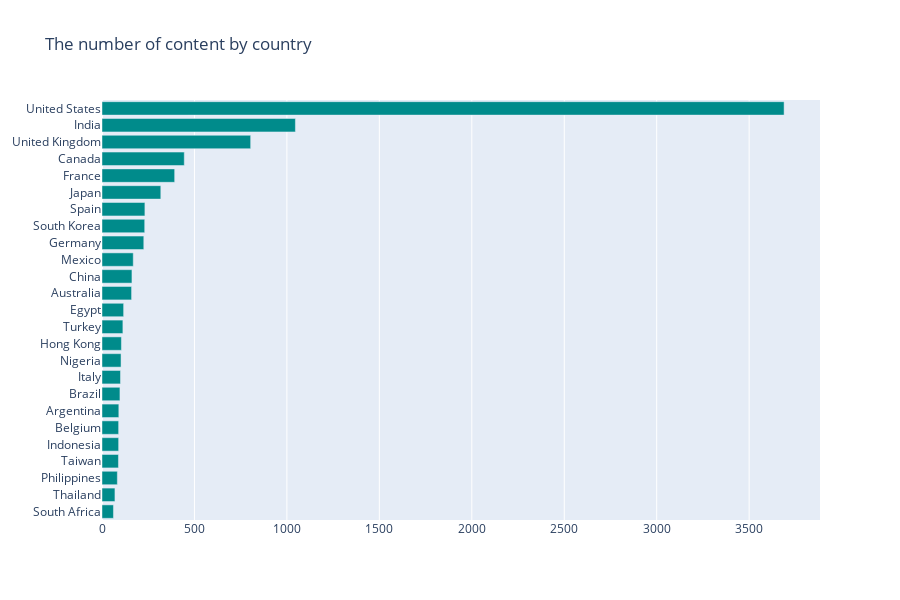

Notebook code for this chart:
### Markdown cell above
<h4>Contents by Country</h4>

### Code cell
country_codes = {'afghanistan': 'AFG',
 'albania': 'ALB',
 'algeria': 'DZA',
 'american samoa': 'ASM',
 'andorra': 'AND',
 'angola': 'AGO',
 'anguilla': 'AIA',
 'antigua and barbuda': 'ATG',
 'argentina': 'ARG',
 'armenia': 'ARM',
 'aruba': 'ABW',
 'australia': 'AUS',
 'austria': 'AUT',
 'azerbaijan': 'AZE',
 'bahamas': 'BHM',
 'bahrain': 'BHR',
 'bangladesh': 'BGD',
 'barbados': 'BRB',
 'belarus': 'BLR',
 'belgium': 'BEL',
 'belize': 'BLZ',
 'benin': 'BEN',
 'bermuda': 'BMU',
 'bhutan': 'BTN',
 'bolivia': 'BOL',
 'bosnia and herzegovina': 'BIH',
 'botswana': 'BWA',
 'brazil': 'BRA',
 'british virgin islands': 'VGB',
 'brunei': 'BRN',
 'bulgaria': 'BGR',
 'burkina faso': 'BFA',
 'burma': 'MMR',
 'burundi': 'BDI',
 'cabo verde': 'CPV',
 'cambodia': 'KHM',
 'cameroon': 'CMR',
 'canada': 'CAN',
 'cayman islands': 'CYM',
 'central african republic': 'CAF',
 'chad': 'TCD',
 'chile': 'CHL',
 'china': 'CHN',
 'colombia': 'COL',
 'comoros': 'COM',
 'congo democratic': 'COD',
 'Congo republic': 'COG',
 'cook islands': 'COK',
 'costa rica': 'CRI',
 "cote d'ivoire": 'CIV',
 'croatia': 'HRV',
 'cuba': 'CUB',
 'curacao': 'CUW',
 'cyprus': 'CYP',
 'czech republic': 'CZE',
 'denmark': 'DNK',
 'djibouti': 'DJI',
 'dominica': 'DMA',
 'dominican republic': 'DOM',
 'ecuador': 'ECU',
 'egypt': 'EGY',
 'el salvador': 'SLV',
 'equatorial guinea': 'GNQ',
 'eritrea': 'ERI',
 'estonia': 'EST',
 'ethiopia': 'ETH',
 'falkland islands': 'FLK',
 'faroe islands': 'FRO',
 'fiji': 'FJI',
 'finland': 'FIN',
 'france': 'FRA',
 'french polynesia': 'PYF',
 'gabon': 'GAB',
 'gambia, the': 'GMB',
 'georgia': 'GEO',
 'germany': 'DEU',
 'ghana': 'GHA',
 'gibraltar': 'GIB',
 'greece': 'GRC',
 'greenland': 'GRL',
 'grenada': 'GRD',
 'guam': 'GUM',
 'guatemala': 'GTM',
 'guernsey': 'GGY',
 'guinea-bissau': 'GNB',
 'guinea': 'GIN',
 'guyana': 'GUY',
 'haiti': 'HTI',
 'honduras': 'HND',
 'hong kong': 'HKG',
 'hungary': 'HUN',
 'iceland': 'ISL',
 'india': 'IND',
 'indonesia': 'IDN',
 'iran': 'IRN',
 'iraq': 'IRQ',
 'ireland': 'IRL',
 'isle of man': 'IMN',
 'israel': 'ISR',
 'italy': 'ITA',
 'jamaica': 'JAM',
 'japan': 'JPN',
 'jersey': 'JEY',
 'jordan': 'JOR',
 'kazakhstan': 'KAZ',
 'kenya': 'KEN',
 'kiribati': 'KIR',
 'north korea': 'PRK',
 'south korea': 'KOR',
 'kosovo': 'KSV',
 'kuwait': 'KWT',
 'kyrgyzstan': 'KGZ',
 'laos': 'LAO',
 'latvia': 'LVA',
 'lebanon': 'LBN',
 'lesotho': 'LSO',
 'liberia': 'LBR',
 'libya': 'LBY',
 'liechtenstein': 'LIE',
 'lithuania': 'LTU',
 'luxembourg': 'LUX',
 'macau': 'MAC',
 'macedonia': 'MKD',
 'madagascar': 'MDG',
 'malawi': 'MWI',
 'malaysia': 'MYS',
 'maldives': 'MDV',
 'mali': 'MLI',
 'malta': 'MLT',
 'marshall islands': 'MHL',
 'mauritania': 'MRT',
 'mauritius': 'MUS',
 'mexico': 'MEX',
 'micronesia': 'FSM',
 'moldova': 'MDA',
 'monaco': 'MCO',
 'mongolia': 'MNG',
 'montenegro': 'MNE',
 'morocco': 'MAR',
 'mozambique': 'MOZ',
 'namibia': 'NAM',
 'nepal': 'NPL',
 'netherlands': 'NLD',
 'new caledonia': 'NCL',
 'new zealand': 'NZL',
 'nicaragua': 'NIC',
 'nigeria': 'NGA',
 'niger': 'NER',
 'niue': 'NIU',
 'northern mariana islands': 'MNP',
 'norway': 'NOR',
 'oman': 'OMN',
 'pakistan': 'PAK',
 'palau': 'PLW',
 'panama': 'PAN',
 'papua new guinea': 'PNG',
 'paraguay': 'PRY',
 'peru': 'PER',
 'philippines': 'PHL',
 'poland': 'POL',
 'portugal': 'PRT',
 'puerto rico': 'PRI',
 'qatar': 'QAT',
 'romania': 'ROU',
 'russia': 'RUS',
 'rwanda': 'RWA',
 'saint kitts and nevis': 'KNA',
 'saint lucia': 'LCA',
 'saint martin': 'MAF',
 'saint pierre and miquelon': 'SPM',
 'saint vincent and the grenadines': 'VCT',
 'samoa': 'WSM',
 'san marino': 'SMR',
 'sao tome and principe': 'STP',
 'saudi arabia': 'SAU',
 'senegal': 'SEN',
 'serbia': 'SRB',
 'seychelles': 'SYC',
 'sierra leone': 'SLE',
 'singapore': 'SGP',
 'sint maarten': 'SXM',
 'slovakia': 'SVK',
 'slovenia': 'SVN',
 'solomon islands': 'SLB',
 'somalia': 'SOM',
 'south africa': 'ZAF',
 'south sudan': 'SSD',
 'spain': 'ESP',
 'sri lanka': 'LKA',
 'sudan': 'SDN',
 'suriname': 'SUR',
 'swaziland': 'SWZ',
 'sweden': 'SWE',
 'switzerland': 'CHE',
 'syria': 'SYR',
 'taiwan': 'TWN',
 'tajikistan': 'TJK',
 'tanzania': 'TZA',
 'thailand': 'THA',
 'timor-leste': 'TLS',
 'togo': 'TGO',
 'tonga': 'TON',
 'trinidad and tobago': 'TTO',
 'tunisia': 'TUN',
 'turkey': 'TUR',
 'turkmenistan': 'TKM',
 'tuvalu': 'TUV',
 'uganda': 'UGA',
 'ukraine': 'UKR',
 'united arab emirates': 'ARE',
 'united kingdom': 'GBR',
 'united states': 'USA',
 'uruguay': 'URY',
 'uzbekistan': 'UZB',
 'vanuatu': 'VUT',
 'venezuela': 'VEN',
 'vietnam': 'VNM',
 'virgin islands': 'VGB',
 'west bank': 'WBG',
 'yemen': 'YEM',
 'zambia': 'ZMB',
 'zimbabwe': 'ZWE'}

## countries 
from collections import Counter
colorscale = ["#f7fbff", "#ebf3fb", "#deebf7", "#d2e3f3", "#c6dbef", "#b3d2e9", "#9ecae1",
    "#85bcdb", "#6baed6", "#57a0ce", "#4292c6", "#3082be", "#2171b5", "#1361a9",
    "#08519c", "#0b4083", "#08306b"
]
    
def geoplot(ddf):
    country_with_code, country = {}, {}
    shows_countries = ", ".join(ddf['country'].dropna()).split(", ")
    for c,v in dict(Counter(shows_countries)).items():
        code = ""
        if c.lower() in country_codes:
            code = country_codes[c.lower()]
        country_with_code[code] = v
        country[c] = v

    data = [dict(
            type = 'choropleth',
            locations = list(country_with_code.keys()),
            z = list(country_with_code.values()),
            colorscale = [[0,"rgb(5, 10, 172)"],[0.65,"rgb(40, 60, 190)"],[0.75,"rgb(70, 100, 245)"],\
                        [0.80,"rgb(90, 120, 245)"],[0.9,"rgb(106, 137, 247)"],[1,"rgb(220, 220, 220)"]],
            autocolorscale = False,
            reversescale = True,
            marker = dict(
                line = dict (
                    color = 'gray',
                    width = 0.5
                ) ),
            colorbar = dict(
                autotick = False,
                title = ''),
          ) ]

    layout = dict(
        title = '',
        geo = dict(
            showframe = False,
            showcoastlines = False,
            projection = dict(
                type = 'Mercator'
            )
        )
    )

    fig = dict( data=data, layout=layout )
    iplot( fig, validate=False, filename='d3-world-map' )
    return country

country_vals = geoplot(df_all)
tabs = Counter(country_vals).most_common(25)

labels = [_[0] for _ in tabs][::-1]
values = [_[1] for _ in tabs][::-1]
trace1 = go.Bar(y=labels, x=values, orientation="h", name="", marker=dict(color="#008B8B"))

data = [trace1]
layout = go.Layout(title="The number of content by country", height=600, legend=dict(x=0.1, y=1.1, orientation="h"))
fig = go.Figure(data, layout=layout)
fig.show()

### Figure 1 — Plotly figure (JSON) as saved in the notebook; plotly's stock layout.template omitted (floating-point values rounded to 4 significant figures)
{"data": [{"marker": {"color": "#008B8B"}, "name": "", "orientation": "h", "type": "bar", "x": [62, 70, 83, 89, 90, 90, 91, 97, 100, 103, 105, 113, 117, 160, 162, 169, 226, 231, 232, 318, 393, 445, 804, 1046, 3689], "y": ["South Africa", "Thailand", "Philippines", "Taiwan", "Indonesia", "Belgium", "Argentina", "Brazil", "Italy", "Nigeria", "Hong Kong", "Turkey", "Egypt", "Australia", "China", "Mexico", "Germany", "South Korea", "Spain", "Japan", "France", "Canada", "United Kingdom", "India", "United States"]}], "layout": {"height": 600, "legend": {"orientation": "h", "x": 0.1, "y": 1.1}, "title": {"text": "The number of content by country"}}}
